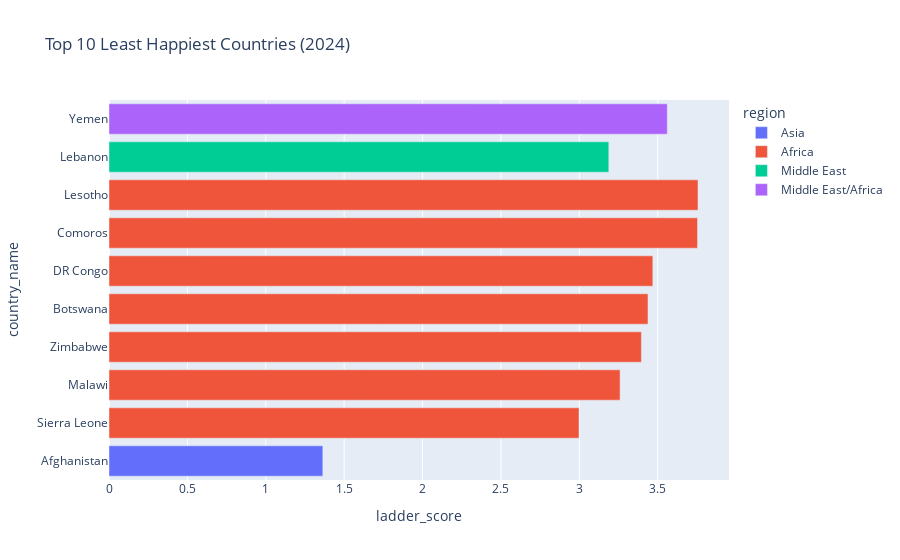

The cell this chart's notebook holds for it:
### Code cell
bottom10 = new_df[new_df['year']==2024].nsmallest(10, 'ladder_score')

fig = px.bar(
    bottom10,
    x="ladder_score", y="country_name",
    orientation="h",
    color="region",
    title="Top 10 Least Happiest Countries (2024)"
)
fig.show()

fig.write_html("exports/" + fig.layout.title.text.replace(" ", "_") + ".html")
#fig.write_image("exports/" + fig.layout.title.text.replace(" ", "_") + ".png", scale=2)

### Figure 1 — Plotly figure (JSON) as saved in the notebook; plotly's stock layout.template omitted (floating-point values rounded to 4 significant figures)
{"data": [{"hovertemplate": "region=Asia<br>ladder_score=%{x}<br>country_name=%{y}<extra></extra>", "legendgroup": "Asia", "marker": {"color": "#636efa", "pattern": {"shape": ""}}, "name": "Asia", "orientation": "h", "showlegend": true, "textposition": "auto", "type": "bar", "x": [1.364], "xaxis": "x", "y": ["Afghanistan"], "yaxis": "y"}, {"hovertemplate": "region=Africa<br>ladder_score=%{x}<br>country_name=%{y}<extra></extra>", "legendgroup": "Africa", "marker": {"color": "#EF553B", "pattern": {"shape": ""}}, "name": "Africa", "orientation": "h", "showlegend": true, "textposition": "auto", "type": "bar", "x": [2.998, 3.26, 3.396, 3.438, 3.469, 3.754, 3.757], "xaxis": "x", "y": ["Sierra Leone", "Malawi", "Zimbabwe", "Botswana", "DR Congo", "Comoros", "Lesotho"], "yaxis": "y"}, {"hovertemplate": "region=Middle East<br>ladder_score=%{x}<br>country_name=%{y}<extra></extra>", "legendgroup": "Middle East", "marker": {"color": "#00cc96", "pattern": {"shape": ""}}, "name": "Middle East", "orientation": "h", "showlegend": true, "textposition": "auto", "type": "bar", "x": [3.188], "xaxis": "x", "y": ["Lebanon"], "yaxis": "y"}, {"hovertemplate": "region=Middle East/Africa<br>ladder_score=%{x}<br>country_name=%{y}<extra></extra>", "legendgroup": "Middle East/Africa", "marker": {"color": "#ab63fa", "pattern": {"shape": ""}}, "name": "Middle East/Africa", "orientation": "h", "showlegend": true, "textposition": "auto", "type": "bar", "x": [3.561], "xaxis": "x", "y": ["Yemen"], "yaxis": "y"}], "layout": {"barmode": "relative", "legend": {"title": {"text": "region"}, "tracegroupgap": 0}, "title": {"text": "Top 10 Least Happiest Countries (2024)"}, "xaxis": {"anchor": "y", "domain": [0, 1], "title": {"text": "ladder_score"}}, "yaxis": {"anchor": "x", "domain": [0, 1], "title": {"text": "country_name"}}}}
